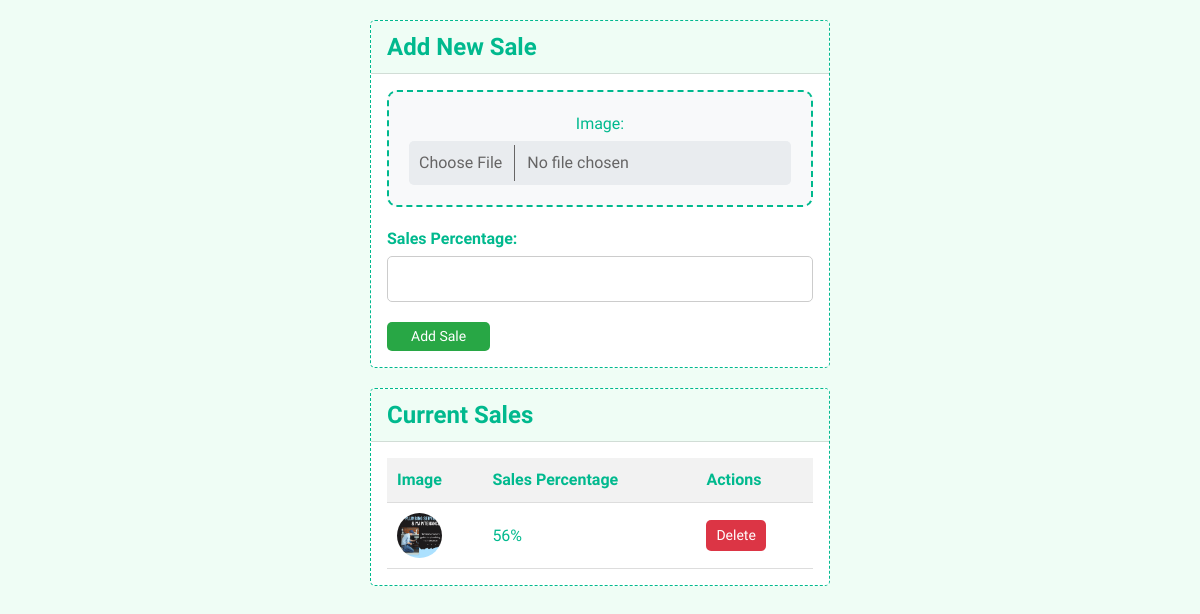
Page /admin_sales_data.php (signed in) on the committed database.
### tables this page shows
CREATE TABLE `sales` (
  `id` int(11) NOT NULL,
  `image` varchar(255) NOT NULL,
  `sales_percentage` decimal(5,2) NOT NULL,
  `created_at` timestamp NOT NULL DEFAULT current_timestamp()
);

### admin_sales_data.php (the view, shortened to what this page needs)
<?php
include("config/db_connection.php");
$sql = "SELECT * FROM sales";
$result = $mysqli->query($sql);
?>
<!DOCTYPE html>
<html lang="en">
<head>
    <link href="https://cdnjs.cloudflare.com/ajax/libs/font-awesome/5.10.0/css/all.min.css" rel="stylesheet">
    <link href="https://cdn.jsdelivr.net/npm/bootstrap-icons@1.4.1/font/bootstrap-icons.css" rel="stylesheet">
    <link href="lib/animate/animate.min.css" rel="stylesheet">
    <link href="lib/owlcarousel/assets/owl.carousel.min.css" rel="stylesheet">
    <link href="css/bootstrap.min.css" rel="stylesheet">
    <link href="css/style.css" rel="stylesheet">
</head>
<body>
    <div class="container">
        <div class="card" style="border: 1px dashed #00B98E">
            <div class="card-header text-primary">
                Add New Sale
            </div>
            <div class="card-body">
                <form action="admin_sales_data.php" method="POST" enctype="multipart/form-data">
                    <div class="form-group custom-file-upload">
                        <label for="profile_picture" class="form-label text-primary fs-6 fw-light">Image:</label>
                        <input type="file" name="image" id="profile_picture" class="form-control" style="border: none; box-shadow: none;" required>
                    </div>
                    <div class="form-group">
                        <label for="sales_percentage">Sales Percentage:</label>
                        <input type="number" step="0.01" name="sales_percentage" id="sales_percentage" required>
                    </div>
                    <button type="submit" name="add_sale" class="btn-submit btn-sm px-4 py-1">Add Sale</button>
                </form>
            </div>
        </div>
        <div class="card" style="border: 1px dashed #00B98E">
            <div class="card-header text-primary">
                Current Sales
            </div>
            <div class="card-body">
                <table>
                    <thead>
                        <tr>
                            <th>Image</th>
                            <th>Sales Percentage</th>
                            <th>Actions</th>
                        </tr>
                    </thead>
                    <tbody>
                        <?php while ($row = $result->fetch_assoc()): ?>
                            <tr>
                                <td><img src="<?php echo $row['image']; ?>" height="45px" width="45px" class="rounded-circle" alt="Sale Image"></td>
                                <td><?php echo rtrim(rtrim($row['sales_percentage'], '0'), '.'); ?>%</td>
                                <td>
                                    <form action="admin_sales_data.php" method="POST" style="display:inline;">
                                        <button type="submit" name="delete_sale" class="delete-button btn-sm">Delete</button>
                                    </form>
                                </td>
                            </tr>
                        <?php endwhile; ?>
                    </tbody>
                </table>
            </div>
        </div>
    </div>
</body>
</html>

### css/style.css (style rules this page uses)
:root { --primary: #00B98E; --secondary: #FF6922; --light: #EFFDF5; --dark: #0E2E50; }

### admin_sales_data.php (style rules this page uses)
* { color: #00B98E; }
body { font-family: 'Heebo', sans-serif; margin: 0; padding: 0; }
.container { max-width: 500px; margin: 0 auto; padding: 20px; border-radius: 8px; }
.card { margin-bottom: 20px; }
.card-header { background-color: #effdf5; color: #fff; font-weight: 600; font-size: 1.5em; }
.form-group { margin-bottom: 20px; }
.form-group label { font-weight: bold; margin-bottom: 5px; }
.form-group input[type="file"], .form-group input[type="number"] { width: 100%; padding: 10px; border-radius: 5px; border: 1px solid #ccc; }
.btn-submit { background-color: #28a745; color: #fff; padding: 10px 20px; border: none; border-radius: 5px; cursor: pointer; }
table { width: 100%; border-collapse: collapse; }
table th, table td { padding: 10px; text-align: left; border-bottom: 1px solid #ddd; }
table th { background-color: #f2f2f2; }
.delete-button { background-color: #dc3545; border: none; color: white; padding: 5px 10px; border-radius: 5px; cursor: pointer; }
img { max-width: 100px; height: auto; }
.custom-file-upload { background-color: #f8f9fa; border: 2px dashed #00B98E; padding: 20px; text-align: center; border-radius: 10px; transition: all 0.3s ease; }
.form-label { font-weight: bold; font-size: 1.2em; color: #007BFF; }

### rows in the picture
sales: image (picture), sales_percentage "56"
